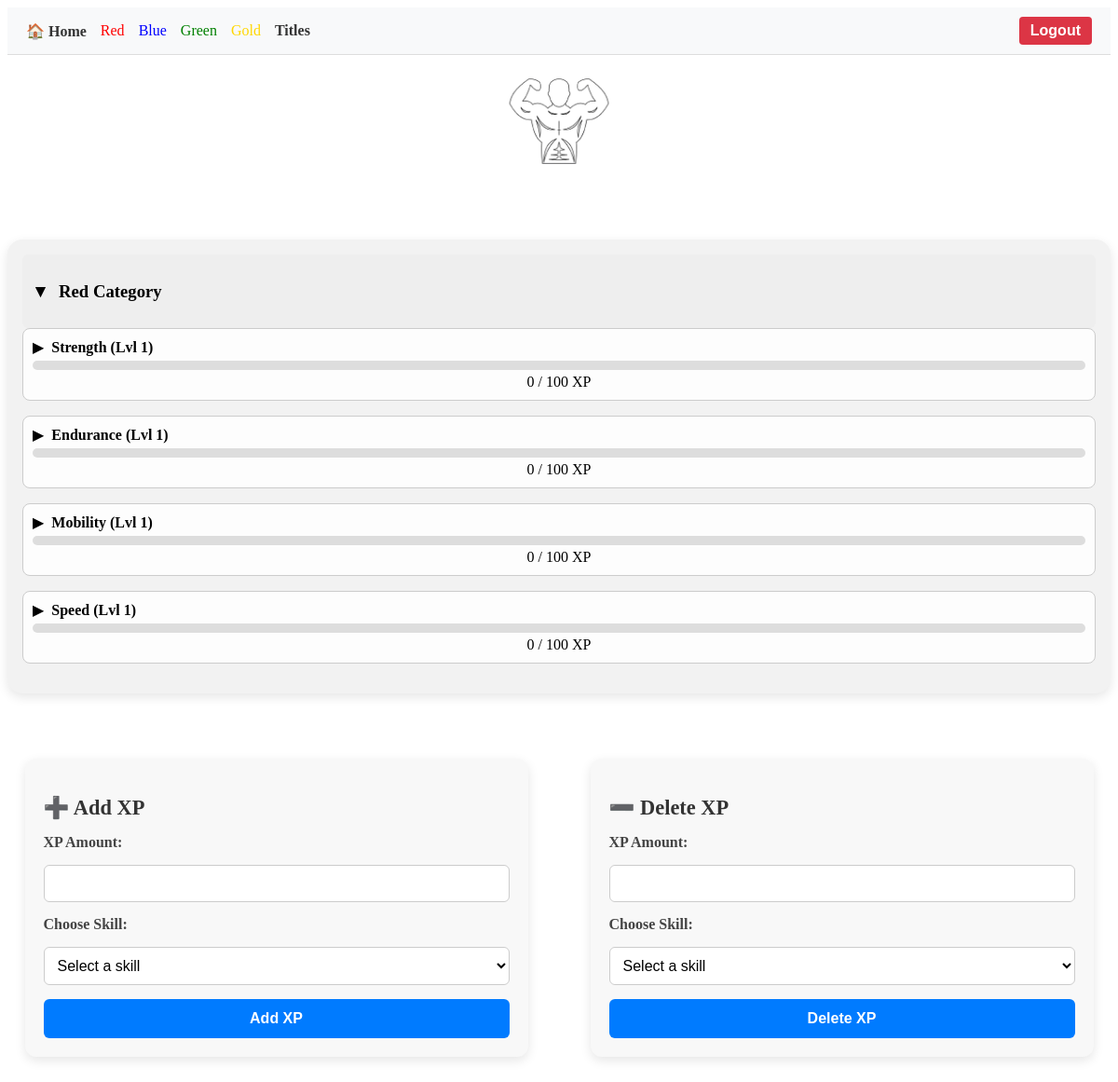
Page /card_red (signed in) on the earlier database version.
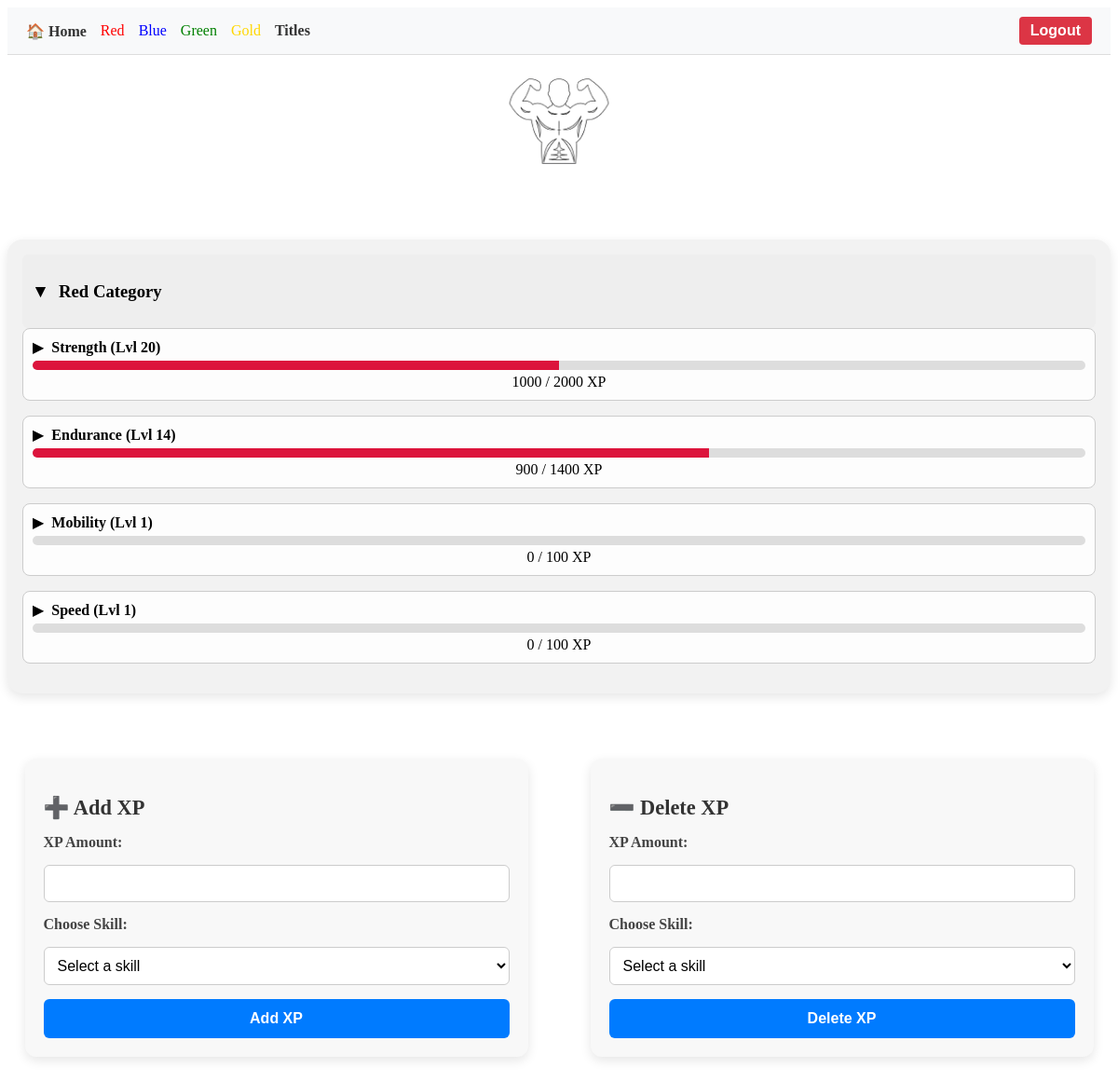
Same page on the later database version.
### tables this page shows
CREATE TABLE progress (
                id INTEGER PRIMARY KEY AUTOINCREMENT,
                user_id INTEGER NOT NULL,
                skill TEXT NOT NULL,
                category TEXT NOT NULL,
                xp INTEGER DEFAULT 0,
                level INTEGER DEFAULT 1, 
                FOREIGN KEY(user_id) REFERENCES users(id)
            );

### app.py (the view)
@app.route("/card_red")
def card_red():
    with sqlite3.connect("database.db") as conn:
        c = conn.cursor()
        user_id = session['user_id']
        c.execute("SELECT skill, category, xp, level FROM progress WHERE category = 'Red' AND user_id = ?", (user_id,))
        stats = c.fetchall()
    return render_template(
        "card_red.html",
        stats=stats,
        descriptions=descriptions,
        earning_guide=earning_guide,
        skill_descriptions=skill_descriptions,
        skill_guides=skill_guides
    )

### templates/card_red.html (shortened to what this page needs)
{% extends "base.html" %}
{% block content %}
<!DOCTYPE html>
<html lang="en">
<head>
    <link rel="stylesheet" href="/static/styles.css">
</head>
<body>
    <nav style="background-color: #f8f9fa; padding: 10px 20px; display: flex; justify-content: space-between; align-items: center; border-bottom: 1px solid #ddd;">
        <div style="display: flex; gap: 15px; align-items: center;">
            <a href="{{ url_for('index') }}" style="text-decoration: none; font-weight: bold; color: #333;">🏠 Home</a>
            {% for category in ["Red", "Blue", "Green", "Gold"] %}
                <a href="/card_{{ category|lower }}" style="text-decoration: none; color: {{ category|lower }};">
                    {{ category }}
                </a>
            {% endfor %}
            <a  href=  "{{ url_for('titles')}}" style="text-decoration: none; font-weight: bold; color: #333"> Titles</a>
        </div>
        <div>
            <form method="POST" action="{{ url_for('logout') }}">
                <button type="submit" style="background-color: #dc3545; color: white; border: none; padding: 6px 12px; border-radius: 4px; cursor: pointer;">
                    Logout
                </button>
            </form>
        </div>
    </nav>
    <header>
        <div style="text-align: center;">
            <img src="../static/images/icons/icon_red.png" alt="{{ category }} Icon" class="icon-solo">
        </div>
    </header>
    <main>
        <div class="category-solo">
          </form>  {% for category in ["Red"] %}
            <div class="card {{ category|lower }}">
                <div class="category-header" onclick="toggleDetails('{{ category|lower }}')">
                    <span class="arrow">▼</span>
                    <h3>{{ category }} Category</h3>
                </div>
                <div class="xp-bar-group">
                    {% for skill, cat, xp, level in stats %}
                        {% if cat == category %}
                        <div class="skill-bar">
                            <div class="skill-info">
                                <span class="arrow" onclick="toggleSkillDetails('{{ skill|lower|replace(' ', '-') }}')">▶</span>
                                <span class="skill-name">{{ skill }} (Lvl {{ level }})</span>
                            </div>
                            <div class="xp-bar">
                                <div class="fill" style="width: {{ (xp / (level * 100)) * 100 }}%"></div>
                            </div>
                            <div class="xp">{{ xp }} / {{ level * 100 }} XP</div>
                        </div>
                        {% endif %}
                    {% endfor %}
                </div>
            </div>
            {% endfor %}
        </div>
        <div class="form-container">
        <section id="add-xp">
            <h2>➕ Add XP</h2>
            <form id="xp-form">
                <label for="xp-amount">XP Amount:</label>
                <input type="number" id="xp-amount" name="xp-amount" min="1" required>
                <label for="skill-select">Choose Skill:</label>
                <select id="skill-select" name="skill-select" required>
                    <option value="" disabled selected>Select a skill</option>
                </select>
                <button type="submit">Add XP</button>
            </form>
        </section>
        <section id="delete-xp">
            <h2>➖ Delete XP</h2>
            <form id="xp-delete-form">
                <label for="xp-delete-amount">XP Amount:</label>
                <input type="number" id="xp-delete-amount" name="xp-delete-amount" min="1" required>
                <label for="skill-delete-select">Choose Skill:</label>
                <select id="skill-delete-select" name="skill-delete-select" required>
                    <option value="" disabled selected>Select a skill</option>
                </select>
                <button type="submit-">Delete XP</button>
            </form>
        </section>
        </div>
    </main>
</body>
</html>
{% endblock %}

Differences in the rows shown:
changed progress "Strength": level "1" → "20"; xp "0" → "1000"; level*100 "100" → "2000"
changed progress "Endurance": level "1" → "14"; xp "0" → "900"; level*100 "100" → "1400"
